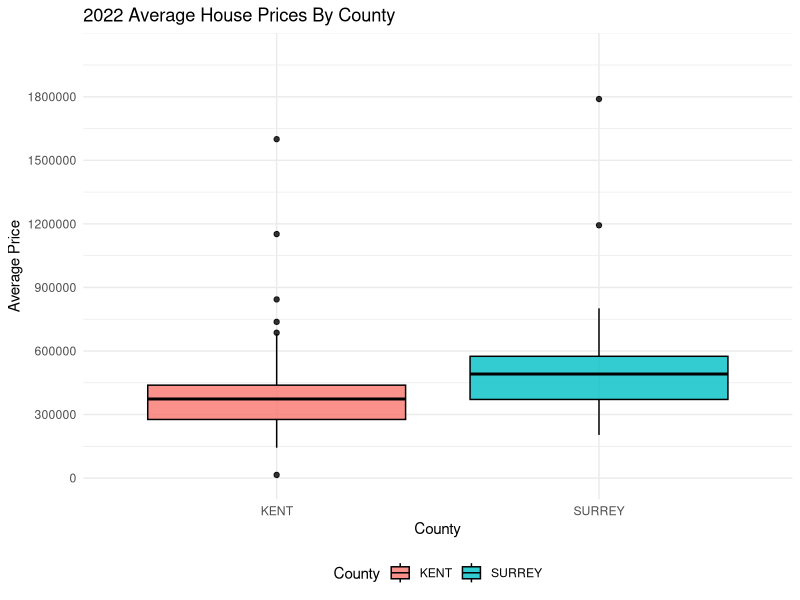
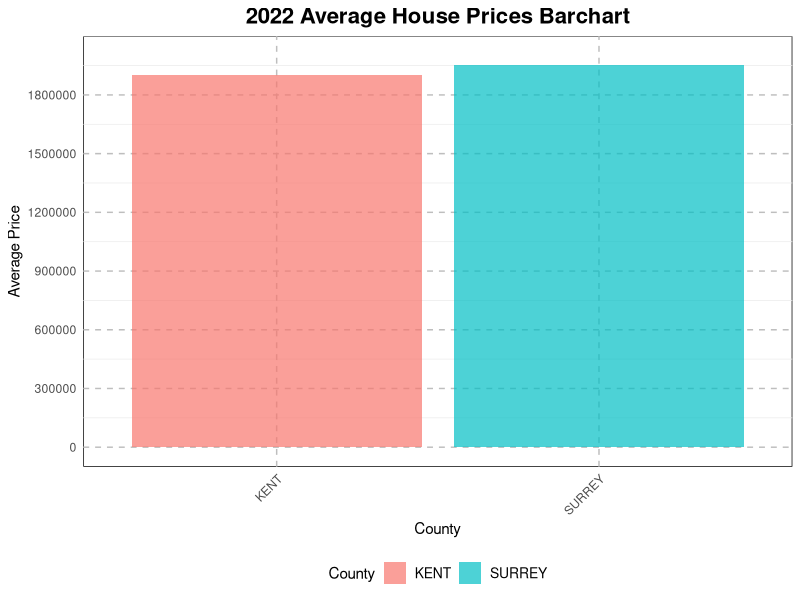
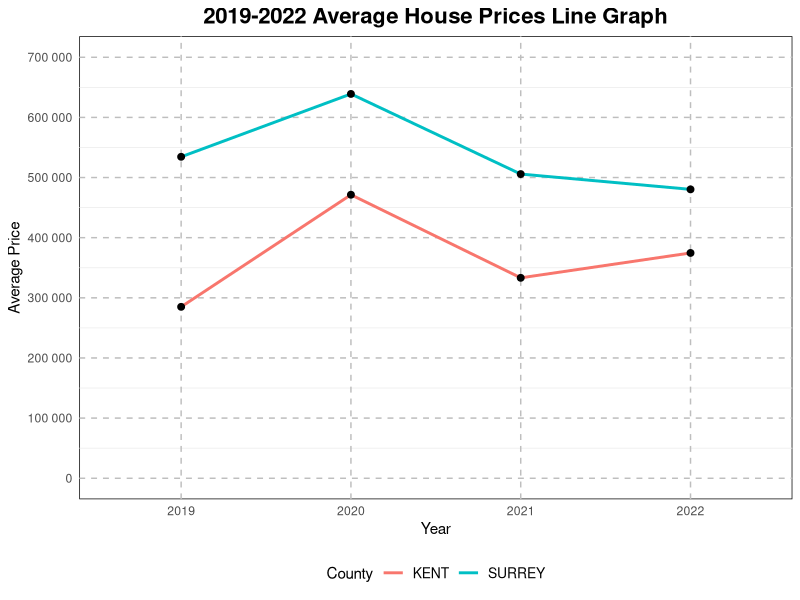

Here is the R script that generated these plots, in order:

library(tidyverse)
library(dplyr)
library(lubridate)
library(ggplot2)
library("scales")


setwd("C:/Users/EGT/Desktop/datasci")

#importing the cleaned house prices
cleaned_houseprices= read_csv('clean-data/Cleaned House Prices.csv') 

#-----------2022 House Price Box plot-----------#

#grouping the cleaned house prices by county , towns and DOT and showing the average price for each group
Grouped_houseprice = cleaned_houseprices%>% 
  group_by(`Town/City`,District,County,`Date of Transfer`) %>% 
  summarise(`Average Price`= mean(Price)) %>% 
  ungroup(`Town/City`,District,County,`Date of Transfer`) 

#creating box plot to visualize average house prices in kent and surrey in 2022
library(ggplot2)

Grouped_houseprice %>% 
  filter(`Date of Transfer` == 2022) %>%
  group_by(County) %>%
  ggplot(aes(x = County, y = `Average Price`, fill = County)) +
  geom_boxplot(alpha = 0.8, color = "black", width = 0.8) +  # Adjust boxplot appearance
  scale_y_continuous(limits = c(0, 2000000), breaks = seq(0, 2000000, 300000)) +
  labs(title = "2022 Average House Prices By County",
       x = "County",
       y = "Average Price",
       fill = "County") +
  theme_minimal() + 
  theme(legend.position = "bottom")




#-----------2022 Average House Price Bar Chart-----------#


Grouped_houseprice %>% 
  filter(`Date of Transfer` == 2022) %>%
  group_by(County) %>%
  ggplot(aes(x = County, y = `Average Price`, fill = County)) +
  geom_bar(stat = "identity", alpha = 0.7) +  # Adjust bar transparency
  scale_y_continuous(limits = c(0, 2000000), breaks = seq(0, 2000000, 300000)) +
  labs(title = "2022 Average House Prices Barchart",
       x = "County",
       y = "Average Price",
       fill = "County") +
  theme_minimal() +
  theme(legend.position = "bottom",
        axis.text.x = element_text(angle = 45, hjust = 1),  # Rotate x-axis labels for better readability
        panel.grid.major = element_line(colour = "gray", linetype = "dashed"),  # Add dashed grid lines
        panel.background = element_rect(fill = "white"),  # Change plot background color
        plot.title = element_text(hjust = 0.5, size = 16, face = "bold"),  # Center the title
        legend.text = element_text(size = 10))  # Adjust legend text size




#-----------2019-2022 Average House Line Graph-----------#

#grouping the cleaned house prices by county and year and showing the average price for each group
Grouped_houseprice2 = cleaned_houseprices%>% 
  group_by(County,`Date of Transfer`) %>% 
  summarise(`Average Price`= mean(Price)) 

Grouped_houseprice2 %>%
  filter(`Date of Transfer` %in% c(2019, 2020, 2021, 2022)) %>%
  group_by(County, `Date of Transfer`) %>%
  ggplot(aes(x = as.factor(`Date of Transfer`), y = `Average Price`, group = County, color = County)) +
  geom_line(linewidth = 1) +
  geom_point(size = 2, color = "black") +
  scale_y_continuous(limits = c(0, 700000), breaks = seq(0, 700000, 100000), labels = scales::label_number()) +
  labs(title = "2019-2022 Average House Prices Line Graph",
       x = "Year",
       y = "Average Price") +
  theme_minimal() +
  theme(legend.position = "bottom",
        axis.text.x = element_text(angle = 0),  # Keep x-axis labels horizontal
        panel.grid.major = element_line(colour = "gray", linetype = "dashed"),  # Add dashed grid lines
        panel.background = element_rect(fill = "white"),  # Change plot background color
        plot.title = element_text(hjust = 0.5, size = 16, face = "bold"),  # Center the title
        legend.text = element_text(size = 10))  # Adjust legend text size





